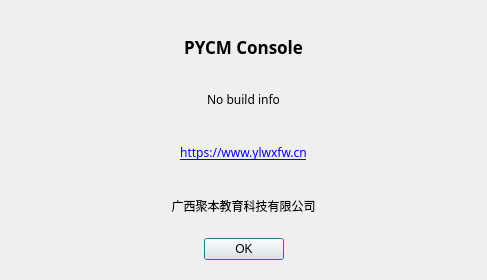
<?xml version="1.0" encoding="UTF-8"?>
<ui version="4.0">
 <class>AboutDialog</class>
 <widget class="QDialog" name="AboutDialog">
  <property name="geometry">
   <rect>
    <x>0</x>
    <y>0</y>
    <width>487</width>
    <height>280</height>
   </rect>
  </property>
  <property name="sizePolicy">
   <sizepolicy hsizetype="Fixed" vsizetype="Fixed">
    <horstretch>0</horstretch>
    <verstretch>0</verstretch>
   </sizepolicy>
  </property>
  <property name="minimumSize">
   <size>
    <width>0</width>
    <height>0</height>
   </size>
  </property>
  <property name="windowTitle">
   <string>About</string>
  </property>
  <property name="windowIcon">
   <iconset resource="../Resources/Resources.qrc">
    <normaloff>:/Core/Core/Logo.png</normaloff>:/Core/Core/Logo.png</iconset>
  </property>
  <layout class="QVBoxLayout" name="main_layout" stretch="0,0,0">
   <property name="leftMargin">
    <number>25</number>
   </property>
   <property name="topMargin">
    <number>20</number>
   </property>
   <property name="rightMargin">
    <number>25</number>
   </property>
   <property name="bottomMargin">
    <number>20</number>
   </property>
   <item>
    <layout class="QVBoxLayout" name="title_layout">
     <property name="spacing">
      <number>0</number>
     </property>
     <item>
      <widget class="QLabel" name="productName">
       <property name="font">
        <font>
         <family>阿里巴巴普惠体</family>
         <pointsize>13</pointsize>
         <weight>75</weight>
         <bold>true</bold>
        </font>
       </property>
       <property name="text">
        <string>PYCM Console</string>
       </property>
       <property name="alignment">
        <set>Qt::AlignCenter</set>
       </property>
      </widget>
     </item>
     <item>
      <widget class="QLabel" name="buildInfo">
       <property name="font">
        <font>
         <family>阿里巴巴普惠体</family>
        </font>
       </property>
       <property name="text">
        <string>No build info</string>
       </property>
       <property name="alignment">
        <set>Qt::AlignCenter</set>
       </property>
      </widget>
     </item>
     <item>
      <widget class="QLabel" name="project_home">
       <property name="font">
        <font>
         <family>阿里巴巴普惠体</family>
        </font>
       </property>
       <property name="text">
        <string notr="true">&lt;html&gt;&lt;head/&gt;&lt;body&gt;&lt;p&gt;&lt;a href=&quot;https://www.ylwxfw.cn&quot;&gt;&lt;span style=&quot; text-decoration: underline; color:#0000ff;&quot;&gt;https://www.ylwxfw.cn&lt;/span&gt;&lt;/a&gt;&lt;/p&gt;&lt;/body&gt;&lt;/html&gt;</string>
       </property>
       <property name="alignment">
        <set>Qt::AlignCenter</set>
       </property>
       <property name="openExternalLinks">
        <bool>true</bool>
       </property>
      </widget>
     </item>
     <item>
      <widget class="QLabel" name="thanks_info">
       <property name="text">
        <string notr="true">广西聚本教育科技有限公司</string>
       </property>
       <property name="alignment">
        <set>Qt::AlignCenter</set>
       </property>
       <property name="openExternalLinks">
        <bool>true</bool>
       </property>
      </widget>
     </item>
    </layout>
   </item>
   <item>
    <widget class="QDialogButtonBox" name="operation_buttons">
     <property name="orientation">
      <enum>Qt::Horizontal</enum>
     </property>
     <property name="standardButtons">
      <set>QDialogButtonBox::Ok</set>
     </property>
     <property name="centerButtons">
      <bool>true</bool>
     </property>
    </widget>
   </item>
  </layout>
 </widget>
 <resources>
  <include location="../Resources/Resources.qrc"/>
 </resources>
 <connections>
  <connection>
   <sender>operation_buttons</sender>
   <signal>accepted()</signal>
   <receiver>AboutDialog</receiver>
   <slot>accept()</slot>
   <hints>
    <hint type="sourcelabel">
     <x>239</x>
     <y>341</y>
    </hint>
    <hint type="destinationlabel">
     <x>157</x>
     <y>274</y>
    </hint>
   </hints>
  </connection>
  <connection>
   <sender>operation_buttons</sender>
   <signal>rejected()</signal>
   <receiver>AboutDialog</receiver>
   <slot>reject()</slot>
   <hints>
    <hint type="sourcelabel">
     <x>307</x>
     <y>341</y>
    </hint>
    <hint type="destinationlabel">
     <x>286</x>
     <y>274</y>
    </hint>
   </hints>
  </connection>
 </connections>
</ui>
